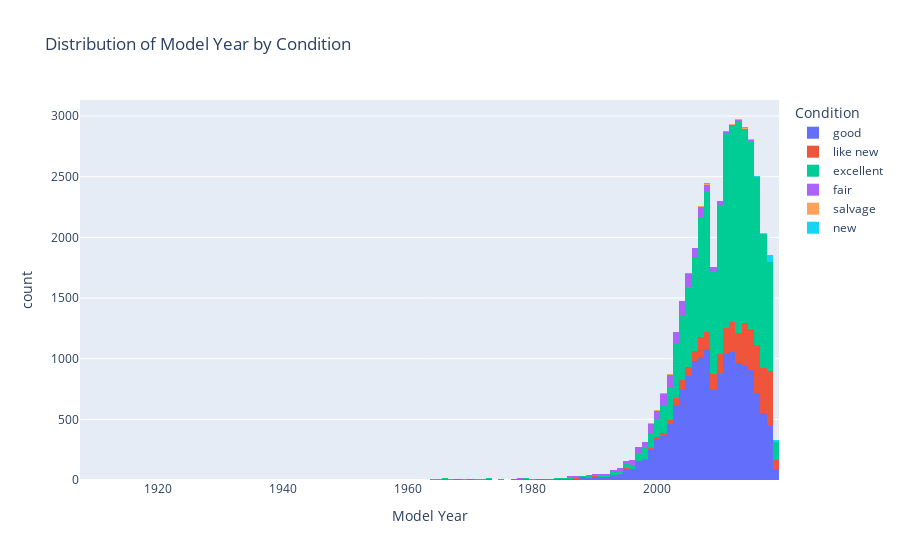

Notebook code cell kept with this figure:
### Markdown cell above
The graph above shows that vehicles with more mileage tend to have a lower price. This is true for all make.

### Code cell
# vehicle model years and vehicle conditions
fig = px.histogram(df, x='model_year', color='condition', title='Distribution of Model Year by Condition', labels={'model_year': 'Model Year', 'condition': 'Condition'})

# Show the plot
fig.show()

### Figure 1 — Plotly figure (JSON) as saved in the notebook; plotly's stock layout.template omitted (floating-point values rounded to 4 significant figures; data arrays with more than 128 entries replaced by an {"elided": "..."} marker saying what was removed)
{"data": [{"alignmentgroup": "True", "bingroup": "x", "hovertemplate": "Condition=good<br>Model Year=%{x}<br>count=%{y}<extra></extra>", "legendgroup": "good", "marker": {"color": "#636efa", "pattern": {"shape": ""}}, "name": "good", "offsetgroup": "good", "orientation": "v", "showlegend": true, "type": "histogram", "x": {"elided": "15847 int values"}, "xaxis": "x", "yaxis": "y"}, {"alignmentgroup": "True", "bingroup": "x", "hovertemplate": "Condition=like new<br>Model Year=%{x}<br>count=%{y}<extra></extra>", "legendgroup": "like new", "marker": {"color": "#EF553B", "pattern": {"shape": ""}}, "name": "like new", "offsetgroup": "like new", "orientation": "v", "showlegend": true, "type": "histogram", "x": {"elided": "3730 int values"}, "xaxis": "x", "yaxis": "y"}, {"alignmentgroup": "True", "bingroup": "x", "hovertemplate": "Condition=excellent<br>Model Year=%{x}<br>count=%{y}<extra></extra>", "legendgroup": "excellent", "marker": {"color": "#00cc96", "pattern": {"shape": ""}}, "name": "excellent", "offsetgroup": "excellent", "orientation": "v", "showlegend": true, "type": "histogram", "x": {"elided": "19514 int values"}, "xaxis": "x", "yaxis": "y"}, {"alignmentgroup": "True", "bingroup": "x", "hovertemplate": "Condition=fair<br>Model Year=%{x}<br>count=%{y}<extra></extra>", "legendgroup": "fair", "marker": {"color": "#ab63fa", "pattern": {"shape": ""}}, "name": "fair", "offsetgroup": "fair", "orientation": "v", "showlegend": true, "type": "histogram", "x": {"elided": "1270 int values"}, "xaxis": "x", "yaxis": "y"}, {"alignmentgroup": "True", "bingroup": "x", "hovertemplate": "Condition=salvage<br>Model Year=%{x}<br>count=%{y}<extra></extra>", "legendgroup": "salvage", "marker": {"color": "#FFA15A", "pattern": {"shape": ""}}, "name": "salvage", "offsetgroup": "salvage", "orientation": "v", "showlegend": true, "type": "histogram", "x": [1999, 2008, 2012, 1995, 2003, 2005, 2008, 2001, 2001, 1998, 2001, 2003, 2008, 2000, 2005, 2014, 2009, 2013, 2006, 2015, 2018, 2006, 1994, 2019, 1995, 2000, 2014, 2004, 2001, 2015, 2004, 2014, 1999, 2007, 1999, 2015, 2013, 2003, 1977, 2014, 2000, 2017, 2017, 2014, 2004, 1995, 1999, 2002, 2010, 2004, 2018, 2003, 2008, 2017, 2017, 2017, 2009, 2002, 2010, 2002, 2007, 2000, 2001, 2001, 1993, 2005, 2012, 1999, 2003, 2016, 2006, 1994, 2014, 1993, 2006, 2011, 2004, 2015, 2007, 1986, 2013, 1994, 1999, 1997, 2008, 2017, 2002], "xaxis": "x", "yaxis": "y"}, {"alignmentgroup": "True", "bingroup": "x", "hovertemplate": "Condition=new<br>Model Year=%{x}<br>count=%{y}<extra></extra>", "legendgroup": "new", "marker": {"color": "#19d3f3", "pattern": {"shape": ""}}, "name": "new", "offsetgroup": "new", "orientation": "v", "showlegend": true, "type": "histogram", "x": [2016, 2018, 2019, 2018, 2009, 2013, 2016, 2018, 2018, 2018, 2018, 2008, 2019, 2008, 2007, 2008, 2018, 2018, 2018, 2007, 2012, 2019, 2019, 2002, 2018, 1968, 2018, 2018, 2011, 2016, 2014, 2008, 2019, 2019, 2018, 2017, 2018, 2018, 2018, 2016, 2018, 2016, 2018, 2017, 2005, 2000, 2018, 2017, 2017, 1999, 2018, 2018, 2002, 2018, 2019, 2018, 2016, 2004, 2018, 2018, 2018, 2019, 2018, 2018, 2018, 2018, 2018, 2019, 2019, 2018, 2019, 2018, 2018, 2018, 2018, 2018, 2019, 2010, 2005, 2011, 2016, 2017, 2018, 2019, 2018, 2018, 2018, 2018, 2018, 2018, 2019, 2018, 2018, 2019, 2018, 2018, 2018, 2018, 2014, 2018, 2019, 2017, 2015, 1969, 2018, 2014, 2006, 2013, 2010, 1984, 2018, 2016, 2008, 2018, 2018], "xaxis": "x", "yaxis": "y"}], "layout": {"barmode": "relative", "legend": {"title": {"text": "Condition"}, "tracegroupgap": 0}, "title": {"text": "Distribution of Model Year by Condition"}, "xaxis": {"anchor": "y", "domain": [0, 1], "title": {"text": "Model Year"}}, "yaxis": {"anchor": "x", "domain": [0, 1], "title": {"text": "count"}}}}
